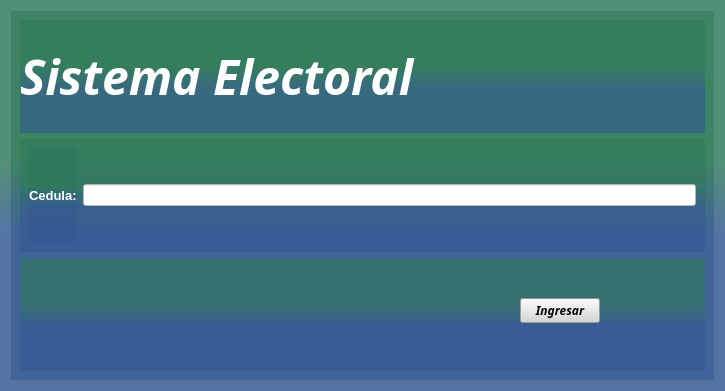
<?xml version="1.0" encoding="UTF-8"?>
<ui version="4.0">
 <class>Principal</class>
 <widget class="QWidget" name="Principal">
  <property name="geometry">
   <rect>
    <x>0</x>
    <y>0</y>
    <width>725</width>
    <height>391</height>
   </rect>
  </property>
  <property name="windowTitle">
   <string>Principal</string>
  </property>
  <property name="windowIcon">
   <iconset resource="Imagenes.qrc">
    <normaloff>:/new/prefix1/EXTRAS/EXTRAS/logo-cne-icon.png</normaloff>:/new/prefix1/EXTRAS/EXTRAS/logo-cne-icon.png</iconset>
  </property>
  <property name="styleSheet">
   <string notr="true">background-color: qlineargradient(spread:reflect, x1:1, y1:0.943, x2:1, y2:0.0683636, stop:0.393258 rgba(52, 88, 145, 153), stop:0.606742 rgba(45, 121, 88, 148));</string>
  </property>
  <layout class="QVBoxLayout" name="verticalLayout">
   <item>
    <widget class="QWidget" name="widget" native="true">
     <layout class="QVBoxLayout" name="verticalLayout_2">
      <item>
       <widget class="QLabel" name="label">
        <property name="font">
         <font>
          <family>Cooper Std Black</family>
          <pointsize>36</pointsize>
          <weight>75</weight>
          <italic>true</italic>
          <bold>true</bold>
         </font>
        </property>
        <property name="styleSheet">
         <string notr="true">color: rgb(255, 255, 255);</string>
        </property>
        <property name="text">
         <string>Sistema Electoral</string>
        </property>
       </widget>
      </item>
      <item>
       <widget class="QWidget" name="widget_2" native="true">
        <layout class="QHBoxLayout" name="horizontalLayout">
         <item>
          <widget class="QLabel" name="label_2">
           <property name="font">
            <font>
             <pointsize>10</pointsize>
             <weight>75</weight>
             <bold>true</bold>
            </font>
           </property>
           <property name="styleSheet">
            <string notr="true">color: rgb(255, 255, 255);</string>
           </property>
           <property name="text">
            <string>Cedula:</string>
           </property>
          </widget>
         </item>
         <item>
          <widget class="QLineEdit" name="inCedula">
           <property name="styleSheet">
            <string notr="true">background-color: rgb(255, 255, 255);
color: rgb(11, 11, 11);</string>
           </property>
          </widget>
         </item>
        </layout>
       </widget>
      </item>
      <item>
       <widget class="QWidget" name="widget_3" native="true">
        <widget class="QPushButton" name="pushButton">
         <property name="geometry">
          <rect>
           <x>500</x>
           <y>40</y>
           <width>80</width>
           <height>25</height>
          </rect>
         </property>
         <property name="font">
          <font>
           <family>Cooper Std Black</family>
           <pointsize>9</pointsize>
           <weight>75</weight>
           <italic>true</italic>
           <bold>true</bold>
          </font>
         </property>
         <property name="styleSheet">
          <string notr="true">color: rgb(7, 7, 7);
background-color: rgb(214, 214, 214);</string>
         </property>
         <property name="text">
          <string>Ingresar</string>
         </property>
        </widget>
       </widget>
      </item>
     </layout>
    </widget>
   </item>
  </layout>
 </widget>
 <resources>
  <include location="Imagenes.qrc"/>
 </resources>
 <connections/>
</ui>
